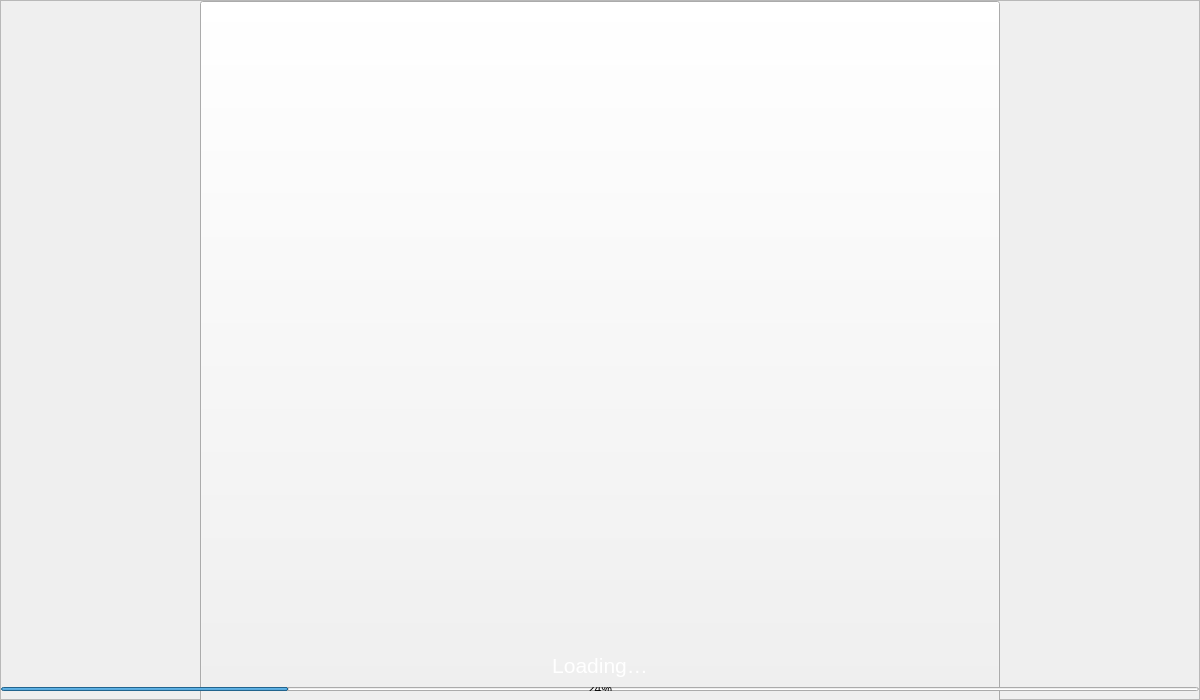
<?xml version="1.0" encoding="UTF-8"?>
<ui version="4.0">
 <class>Splash</class>
 <widget class="QWidget" name="Splash">
  <property name="geometry">
   <rect>
    <x>0</x>
    <y>0</y>
    <width>1200</width>
    <height>700</height>
   </rect>
  </property>
  <property name="minimumSize">
   <size>
    <width>0</width>
    <height>700</height>
   </size>
  </property>
  <property name="maximumSize">
   <size>
    <width>16777215</width>
    <height>700</height>
   </size>
  </property>
  <property name="windowTitle">
   <string>Form</string>
  </property>
  <layout class="QVBoxLayout" name="verticalLayout_2">
   <property name="spacing">
    <number>0</number>
   </property>
   <property name="leftMargin">
    <number>0</number>
   </property>
   <property name="topMargin">
    <number>0</number>
   </property>
   <property name="rightMargin">
    <number>0</number>
   </property>
   <property name="bottomMargin">
    <number>0</number>
   </property>
   <item>
    <widget class="QFrame" name="frame">
     <property name="minimumSize">
      <size>
       <width>750</width>
       <height>520</height>
      </size>
     </property>
     <property name="styleSheet">
      <string notr="true"/>
     </property>
     <property name="frameShape">
      <enum>QFrame::StyledPanel</enum>
     </property>
     <property name="frameShadow">
      <enum>QFrame::Raised</enum>
     </property>
     <layout class="QVBoxLayout" name="verticalLayout">
      <property name="spacing">
       <number>0</number>
      </property>
      <property name="leftMargin">
       <number>0</number>
      </property>
      <property name="topMargin">
       <number>0</number>
      </property>
      <property name="rightMargin">
       <number>0</number>
      </property>
      <property name="bottomMargin">
       <number>0</number>
      </property>
      <item>
       <spacer name="verticalSpacer_2">
        <property name="orientation">
         <enum>Qt::Vertical</enum>
        </property>
        <property name="sizeHint" stdset="0">
         <size>
          <width>20</width>
          <height>40</height>
         </size>
        </property>
       </spacer>
      </item>
      <item alignment="Qt::AlignCenter">
       <widget class="QToolButton" name="imgLogo">
        <property name="minimumSize">
         <size>
          <width>800</width>
          <height>800</height>
         </size>
        </property>
        <property name="maximumSize">
         <size>
          <width>800</width>
          <height>800</height>
         </size>
        </property>
        <property name="text">
         <string/>
        </property>
       </widget>
      </item>
      <item>
       <spacer name="verticalSpacer">
        <property name="orientation">
         <enum>Qt::Vertical</enum>
        </property>
        <property name="sizeHint" stdset="0">
         <size>
          <width>20</width>
          <height>40</height>
         </size>
        </property>
       </spacer>
      </item>
      <item alignment="Qt::AlignHCenter">
       <widget class="QLabel" name="lblMessage">
        <property name="sizePolicy">
         <sizepolicy hsizetype="Expanding" vsizetype="Preferred">
          <horstretch>0</horstretch>
          <verstretch>0</verstretch>
         </sizepolicy>
        </property>
        <property name="minimumSize">
         <size>
          <width>0</width>
          <height>30</height>
         </size>
        </property>
        <property name="font">
         <font>
          <pointsize>16</pointsize>
         </font>
        </property>
        <property name="styleSheet">
         <string notr="true">color:white;</string>
        </property>
        <property name="text">
         <string>Loading…</string>
        </property>
        <property name="alignment">
         <set>Qt::AlignHCenter|Qt::AlignTop</set>
        </property>
       </widget>
      </item>
      <item>
       <widget class="QWidget" name="layoutProgress" native="true">
        <property name="minimumSize">
         <size>
          <width>0</width>
          <height>8</height>
         </size>
        </property>
        <property name="maximumSize">
         <size>
          <width>16777215</width>
          <height>8</height>
         </size>
        </property>
        <layout class="QHBoxLayout" name="horizontalLayout">
         <property name="spacing">
          <number>0</number>
         </property>
         <property name="leftMargin">
          <number>0</number>
         </property>
         <property name="topMargin">
          <number>4</number>
         </property>
         <property name="rightMargin">
          <number>0</number>
         </property>
         <property name="bottomMargin">
          <number>0</number>
         </property>
         <item>
          <widget class="QProgressBar" name="progressBar">
           <property name="value">
            <number>24</number>
           </property>
          </widget>
         </item>
        </layout>
       </widget>
      </item>
      <item>
       <spacer name="verticalSpacer_3">
        <property name="orientation">
         <enum>Qt::Vertical</enum>
        </property>
        <property name="sizeType">
         <enum>QSizePolicy::Fixed</enum>
        </property>
        <property name="sizeHint" stdset="0">
         <size>
          <width>20</width>
          <height>8</height>
         </size>
        </property>
       </spacer>
      </item>
     </layout>
    </widget>
   </item>
  </layout>
 </widget>
 <resources/>
 <connections/>
</ui>
